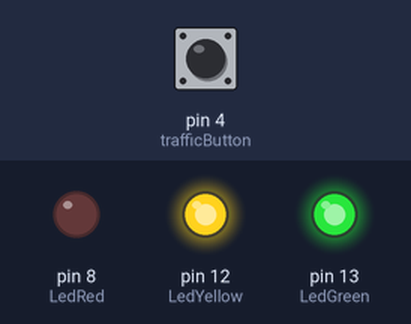
Recording of a sketch running on a simulated Arduino Uno, built with avr-gcc and run on an emulated ATmega328P. Parts: output pins drawn as LEDs (lit = HIGH). The inputs (shaded band) are chosen by the test bench; at power-on: pin 4 (trafficButton) HIGH.

Above: at 1.2 s.
1.3 s: pin 4 (trafficButton) pulled LOW for 0.15 s
At 2.1 s:
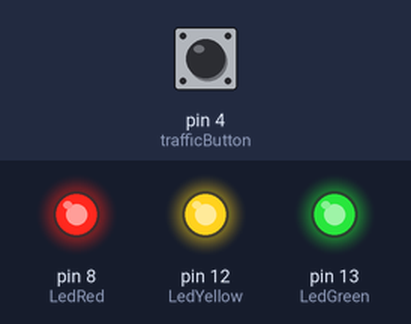
At 3.2 s:
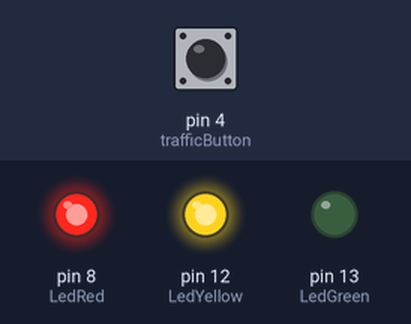
4.4 s: pin 4 (trafficButton) pulled LOW for 3.2 s
10.6 s: pin 4 (trafficButton) pulled LOW for 1 s
At 16.2 s:
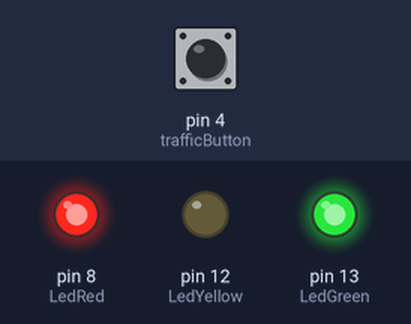
Timing chart, 0 to 18.0 s (numbered marks = the images above; inputs shaded):
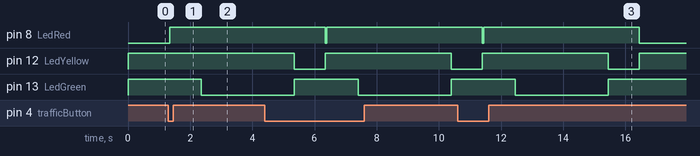

Measured:
- after the input at 1.3 s, pin 8 (LedRed): LOW → HIGH after 0.05 s; pin 13 (LedGreen): HIGH → LOW after 1.1 s
- after the input at 10.6 s, pin 13 (LedGreen): HIGH → LOW after 1.9 s, → HIGH 3.0 s later

The sketch:

traffic_light_exercise.ino
```cpp
const int LedRed = 8;
const int LedGreen = 13;
const int LedYellow = 12;
const int trafficButton = 4;

int trafficDelay = 1000;

void setup() {
  pinMode(LedRed, OUTPUT);
  pinMode(LedGreen, OUTPUT);
  pinMode(LedYellow, OUTPUT);
  pinMode(trafficButton, INPUT_PULLUP);

  digitalWrite(LedGreen, HIGH);
  digitalWrite(LedYellow, HIGH);
}

void loop() {
  if(digitalRead(trafficButton) == LOW){
    delay(50);
    digitalWrite(LedRed, HIGH);
    delay(trafficDelay);
    digitalWrite(LedGreen, LOW);
    delay(3 * trafficDelay);
    digitalWrite(LedGreen, HIGH);
    digitalWrite(LedYellow, LOW);
    delay(trafficDelay);
    digitalWrite(LedYellow, HIGH);
    digitalWrite(LedRed, LOW);
  }
}
```
